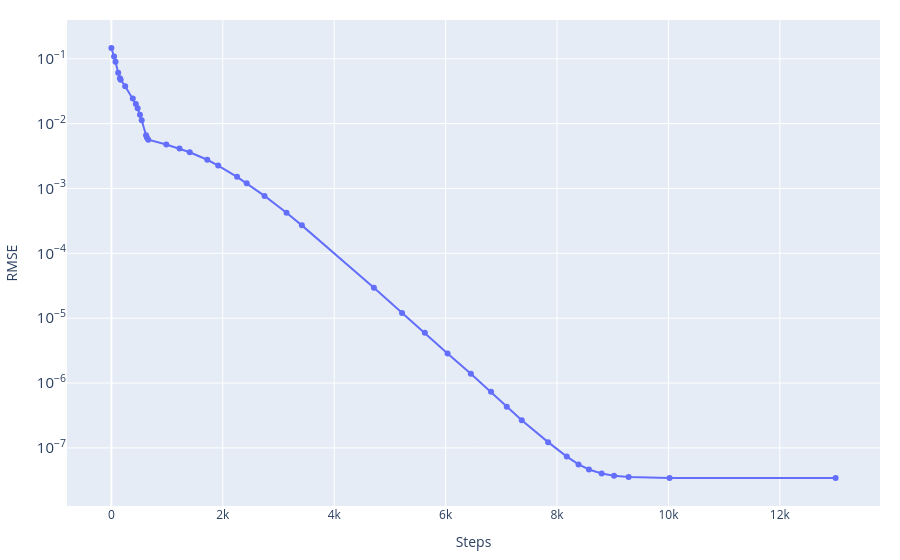
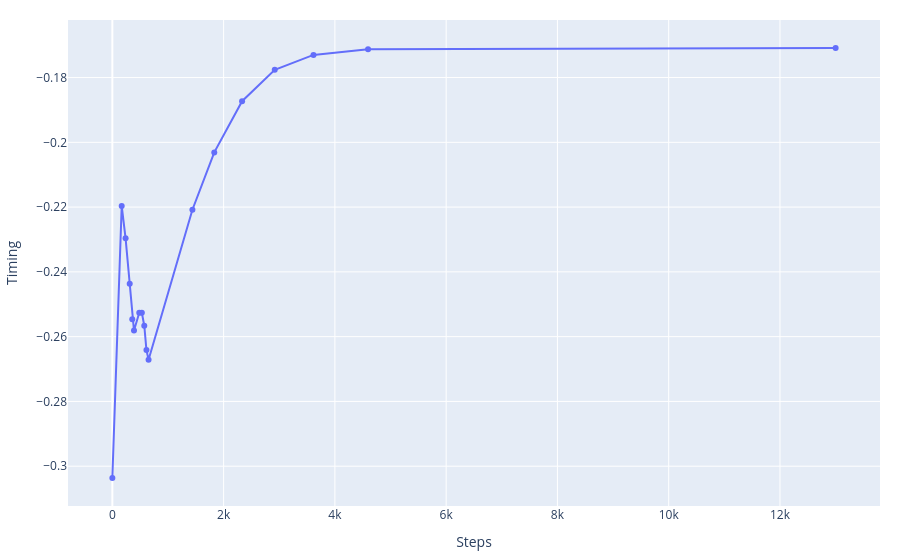

The cell these charts' notebook holds for them, in order:
### Code cell
event_best_US, history_US, cost_story_US, misfit_fin_US = Uniq_searcher.gradient_descent(
    stations=stations_norm,
    event_test=np.copy(event_ini),
    n_iteration=200_000,
    steps=np.array([1.0, 1.0, 1.0, 0.0005]),
    lr_decay=0.05,
    patience=500,
    vp=4000.0)

print('Best fitt with:')
print(f'\t- RMSE = {misfit_fin_US}')
print(f'\t- Event = {event_best_US}')

Results['Unique searcher'] = {'X':event_best_US['X'],
                              'Y':event_best_US['Y'],
                              'Z':event_best_US['Z'],
                              't':event_best_US['t'],
                              'RMSE':misfit_fin_US}

_ = graphics.history_2d(cost_story_US, 'RMSE', log_y=True, filename=None)
_ = graphics.history_2d(history_US[:, 3], 'Timing', filename=None)
_ = graphics.history_3d(history_US[:, :3], stations_norm, filename=None)

### Figure 1 — Plotly figure (JSON) as saved in the notebook; plotly's stock layout.template omitted (floating-point values rounded to 4 significant figures)
{"data": [{"mode": "lines+markers", "name": "RMSE", "type": "scatter", "x": [0, 48, 74, 122, 153, 166, 247, 384, 439, 471, 513, 544, 622, 639, 662, 986, 1223, 1406, 1721, 1917, 2256, 2429, 2749, 3144, 3419, 4713, 5218, 5627, 6035, 6453, 6815, 7098, 7367, 7840, 8175, 8386, 8573, 8801, 9024, 9286, 10020, 13001], "y": [0.1465, 0.109, 0.08977, 0.06077, 0.0503, 0.0477, 0.03767, 0.02453, 0.02001, 0.01726, 0.0137, 0.01126, 0.00661, 0.006042, 0.005656, 0.004776, 0.004144, 0.003623, 0.002773, 0.002258, 0.001511, 0.001206, 0.0007691, 0.0004238, 0.00027, 2.949e-05, 1.199e-05, 5.941e-06, 2.855e-06, 1.392e-06, 7.309e-07, 4.3e-07, 2.664e-07, 1.226e-07, 7.341e-08, 5.565e-08, 4.641e-08, 4.017e-08, 3.716e-08, 3.549e-08, 3.445e-08, 3.437e-08]}], "layout": {"hovermode": "x unified", "margin": {"b": 20, "l": 20, "r": 20, "t": 20}, "title": {}, "xaxis": {"showgrid": true, "title": {"text": "Steps"}}, "yaxis": {"exponentformat": "power", "showgrid": true, "title": {"text": "RMSE"}, "type": "log"}}}

### Figure 2 — Plotly figure (JSON) as saved in the notebook; plotly's stock layout.template omitted (floating-point values rounded to 4 significant figures)
{"data": [{"mode": "lines+markers", "name": "Timing", "type": "scatter", "x": [0, 168, 238, 312, 358, 389, 484, 530, 574, 613, 651, 1439, 1832, 2332, 2919, 3615, 4596, 13001], "y": [-0.3036, -0.2196, -0.2296, -0.2436, -0.2546, -0.2581, -0.2526, -0.2526, -0.2566, -0.2641, -0.2671, -0.2208, -0.2031, -0.1873, -0.1776, -0.173, -0.1713, -0.1709]}], "layout": {"hovermode": "x unified", "margin": {"b": 20, "l": 20, "r": 20, "t": 20}, "title": {}, "xaxis": {"showgrid": true, "title": {"text": "Steps"}}, "yaxis": {"exponentformat": "power", "showgrid": true, "title": {"text": "Timing"}, "type": "linear"}}}
